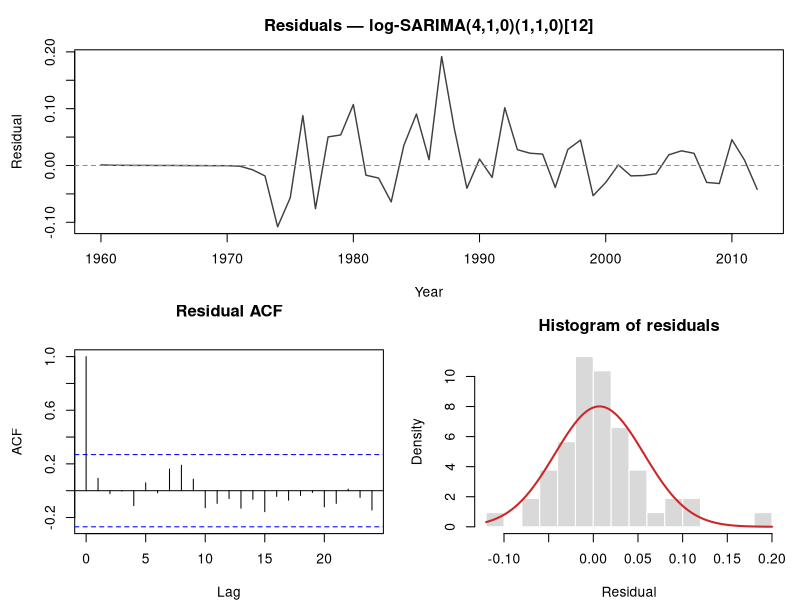
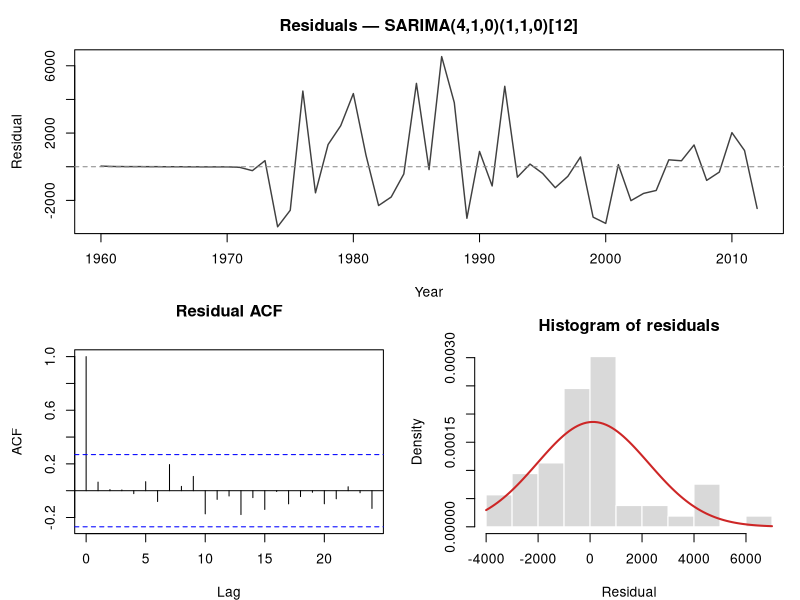

Here is the R script that generated these plots, in order:
# =============================================================================
# Fixes for review issues:
#  (1) Regenerate Figs 4 & 5 (residual diagnostics) with the residual time-series
#      x-axis spanning 1960-2012 (not 1960-1964). Models are fit on a frequency=12
#      ts for the period-12 seasonality, so residuals(fit) carries frequency 12;
#      we coerce to an annual (frequency=1) ts starting 1960 for the time plot.
#  (2) Test-set MSE / MAE / MAPE for ALL FOUR models (initials + finals), on the
#      back-transformed (original) scale, to fill the new Table 2 / Table 3 columns.
#  (4) Verify the lag-4 PACF of the DOUBLY-differenced series for both series.
# Train 1960-2012 | test 2013-2024.  LB stats unchanged (still the freq=12 fits).
# =============================================================================
suppressPackageStartupMessages({ library(forecast) })
options(stringsAsFactors = FALSE, scipen = 999)
data  <- read.csv("cleaned_tlb_tfr_1960_2024.csv")
train <- subset(data, Year <= 2012); test <- subset(data, Year >= 2013)
tfr_s12 <- ts(train$TFR, start = 1960, frequency = 12)
tlb_s12 <- ts(train$TLB, start = 1960, frequency = 12)
tfr_test <- test$TFR; tlb_test <- test$TLB

fit <- function(series, p, seas, lambda)
  Arima(series, order = c(p,1,0), seasonal = list(order = seas, period = 12),
        lambda = lambda, method = "ML")

tfr_init <- fit(tfr_s12, 12, c(1,1,0), 0)
tfr_fin  <- fit(tfr_s12,  4, c(1,1,0), 0)
tlb_init <- fit(tlb_s12, 13, c(1,1,0), NULL)
tlb_fin  <- fit(tlb_s12,  4, c(1,1,0), NULL)

# ---- (2) test errors (back-transformed/original scale, as in Table 4) -------
errs <- function(f, actual, lab) {
  fc <- forecast(f, h = length(actual), biasadj = FALSE)
  e  <- as.numeric(actual) - as.numeric(fc$mean)
  cat(sprintf("%-40s  MSE=%.6g  MAE=%.6g  MAPE=%.3f\n",
              lab, mean(e^2), mean(abs(e)), mean(abs(e/as.numeric(actual)))*100))
}
cat("==== test-set errors (original scale) ====\n")
errs(tfr_init, tfr_test, "TFR initial SARIMA(12,1,0)(1,1,0)[12]")
errs(tfr_fin,  tfr_test, "TFR final   SARIMA(4,1,0)(1,1,0)[12]")
errs(tlb_init, tlb_test, "TLB initial SARIMA(13,1,0)(1,1,0)[12]")
errs(tlb_fin,  tlb_test, "TLB final   SARIMA(4,1,0)(1,1,0)[12]")

# ---- (4) lag-4 PACF of the doubly-differenced series ------------------------
cat("\n==== PACF at lag 4 of (1-B)(1-B^12) X ====\n")
dd_tfr <- diff(diff(log(as.numeric(train$TFR))), lag = 12)
dd_tlb <- diff(diff(as.numeric(train$TLB)),       lag = 12)
cat(sprintf("  TFR (log): pacf[4] = %.3f\n", pacf(dd_tfr, plot=FALSE)$acf[4]))
cat(sprintf("  TLB:       pacf[4] = %.3f\n", pacf(dd_tlb, plot=FALSE)$acf[4]))

# ---- (1) residual-diagnostic figures with correct annual x-axis -------------
resid_fig <- function(f, lab, fname) {
  r  <- as.numeric(residuals(f))
  rt <- ts(r, start = 1960, frequency = 1)           # annual axis 1960-2012
  png(fname, width = 1000, height = 720, res = 120, bg = "white")
  layout(matrix(c(1,1,2,3), 2, 2, byrow = TRUE))
  par(mar = c(4, 4.5, 3, 1))
  plot(rt, type = "l", lwd = 1.4, col = "grey25",
       main = paste("Residuals —", lab), xlab = "Year", ylab = "Residual")
  abline(h = 0, lty = 2, col = "grey55")
  acf(r, lag.max = 24, main = "Residual ACF")
  hist(r, breaks = 12, prob = TRUE, col = "grey85", border = "white",
       main = "Histogram of residuals", xlab = "Residual")
  curve(dnorm(x, mean(r), sd(r)), add = TRUE, col = "firebrick3", lwd = 2)
  dev.off(); cat("wrote", fname, "\n")
}
cat("\n")
resid_fig(tfr_fin, "log-SARIMA(4,1,0)(1,1,0)[12]", "plots/fr2_fig4_resid_tfr.png")
resid_fig(tlb_fin, "SARIMA(4,1,0)(1,1,0)[12]",     "plots/fr2_fig5_resid_tlb.png")
